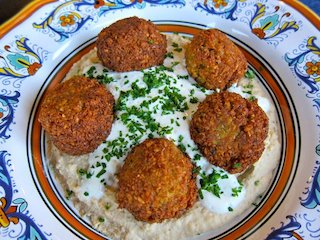
#> input picture resources/Falafel.jpg, 320 x 240 px
$ python grab.py resources/Falafel.jpg
#> lines starting #> are read from the running program, lines starting #| are printed output that depends on the picture
import cv2
import numpy as np
import sys

def main(filename):
#> called with filename = 'resources/Falafel.jpg'
  img = cv2.imread(filename)
#> img is the input picture: shape (240, 320, 3); mean B, G, R 117.1, 130.1, 145.2
  height, width, _ = img.shape
#> height = 240; width = 320
  mask = np.zeros(img.shape[:2],np.uint8)

  bgdModel = np.zeros((1,65),np.float64)
  fgdModel = np.zeros((1,65),np.float64)

  rect = (5,5,width-6,height-6)
#> rect = (5, 5, 314, 234)
  cv2.grabCut(img,mask,rect,bgdModel,fgdModel,5,cv2.GC_INIT_WITH_RECT)

  mask2 = np.where((mask==2)|(mask==0),0,1).astype('uint8')
  foreground_img = img*mask2[:,:,np.newaxis]
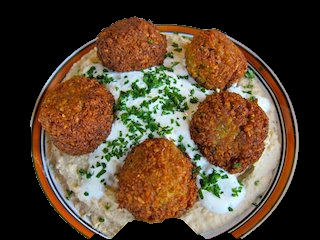
#> foreground_img: shape (240, 320, 3); mean B, G, R 47.5, 66.8, 86

  cv2.imshow("image", np.array(img)[:, :, ::-1].copy())
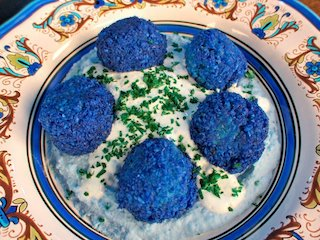
#> window 'image': shape (240, 320, 3); mean B, G, R 145.2, 130.1, 117.1
  cv2.imshow("foreground", np.array(foreground_img)[:, :, ::-1].copy())
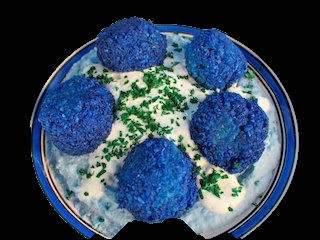
#> window 'foreground': shape (240, 320, 3); mean B, G, R 86, 66.8, 47.5
  cv2.waitKey(0)

if len(sys.argv) < 2:
  sys.stderr.write("{} <image-filename>\n".format(sys.argv[0]))
  sys.exit(-1)
main(sys.argv[1])

$ run again, on resources/friends.jpg
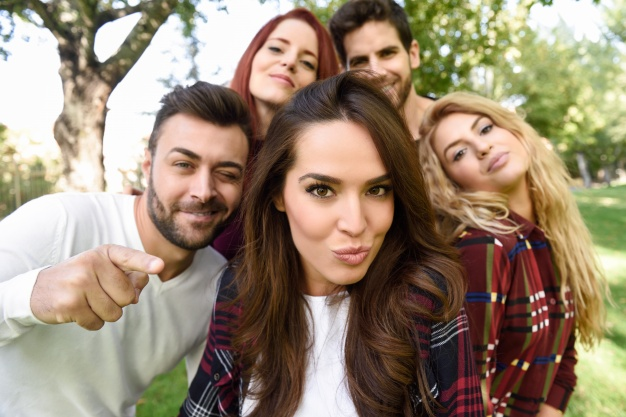
#> input picture resources/friends.jpg, 626 x 417 px
#> in main, img is the input picture: shape (417, 626, 3); mean B, G, R 115, 135.7, 152.8
#> in main, `cv2.imshow("image", np.array(img)[:, :, ::-1].copy())`:
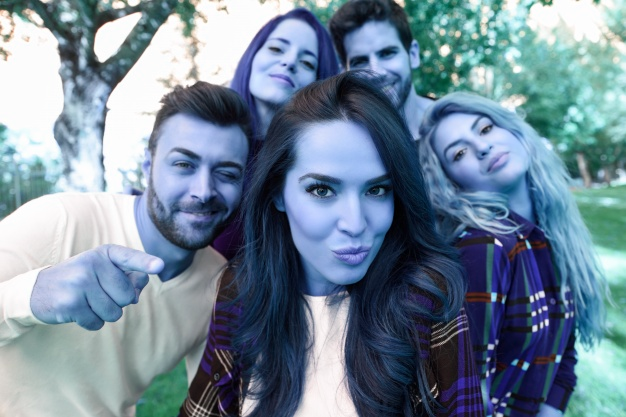
#> window 'image': shape (417, 626, 3); mean B, G, R 152.8, 135.7, 115
#> in main, `cv2.imshow("foreground", np.array(foreground_img)[:, :, ::-1].copy())`:
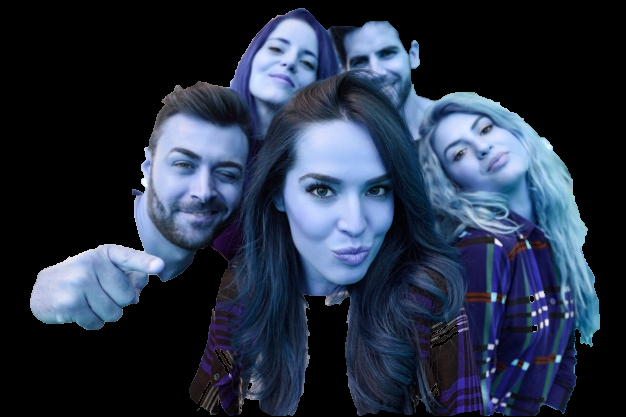
#> window 'foreground': shape (417, 626, 3); mean B, G, R 67.3, 49.1, 39.3

$ run again, on resources/hackathon.jpg
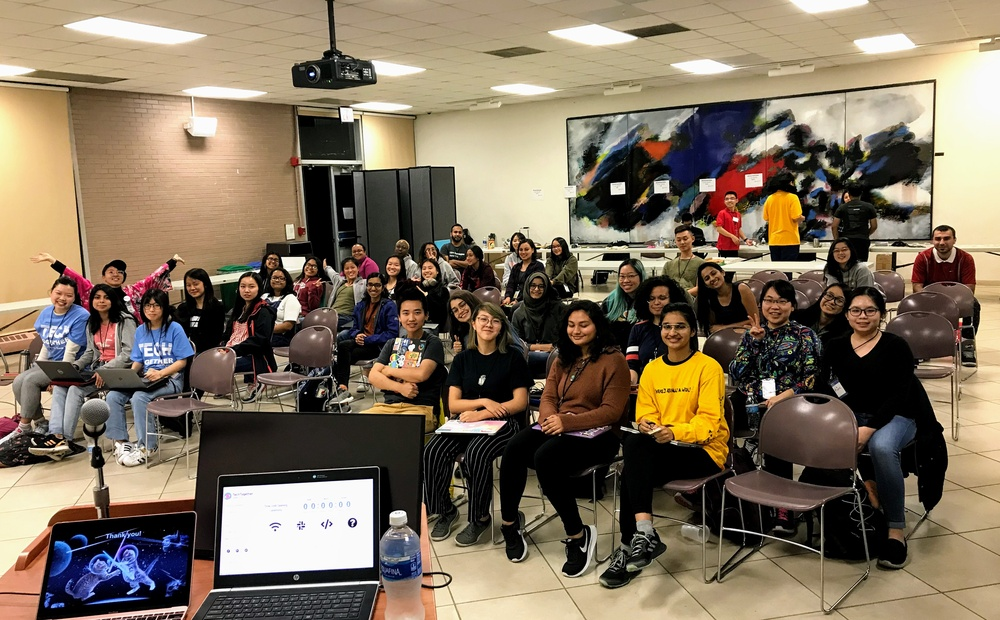
#> input picture resources/hackathon.jpg, 1000 x 620 px, shrunk from 3878 x 2403 before the run
#> in main, img is the input picture: shape (620, 1000, 3); mean B, G, R 93.3, 112.8, 127.7
#> in main, `cv2.imshow("image", np.array(img)[:, :, ::-1].copy())`:
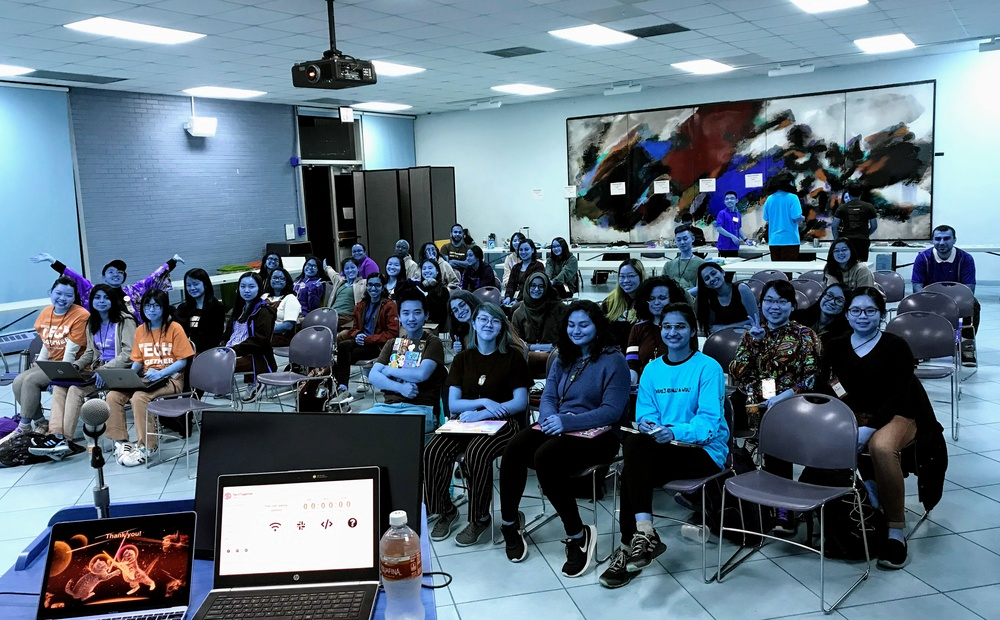
#> window 'image': shape (620, 1000, 3); mean B, G, R 127.7, 112.8, 93.3
#> in main, `cv2.imshow("foreground", np.array(foreground_img)[:, :, ::-1].copy())`:
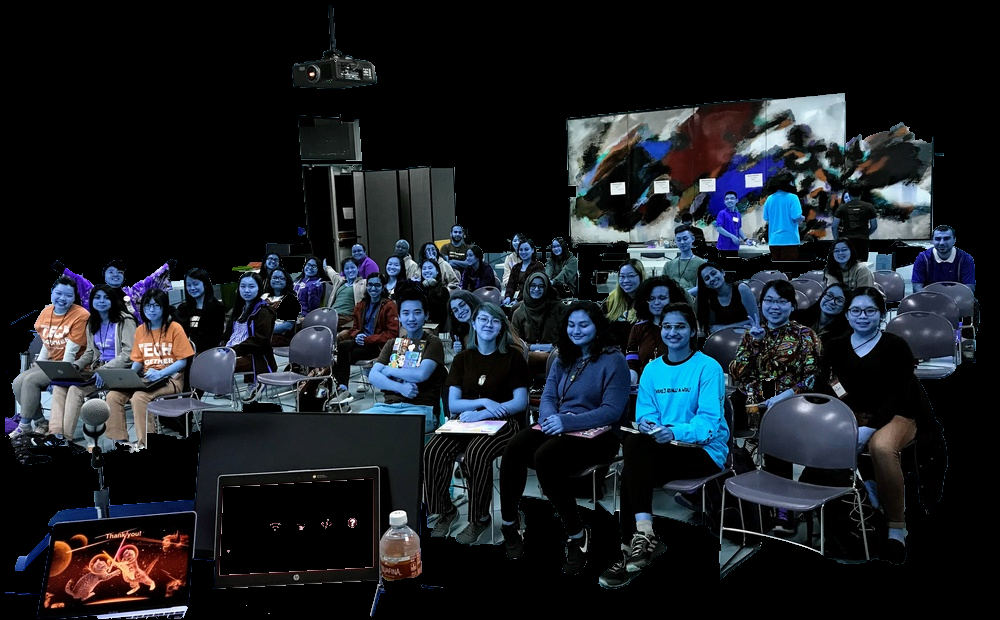
#> window 'foreground': shape (620, 1000, 3); mean B, G, R 36.6, 30.9, 26.3

$ run again, on resources/happy.jpg
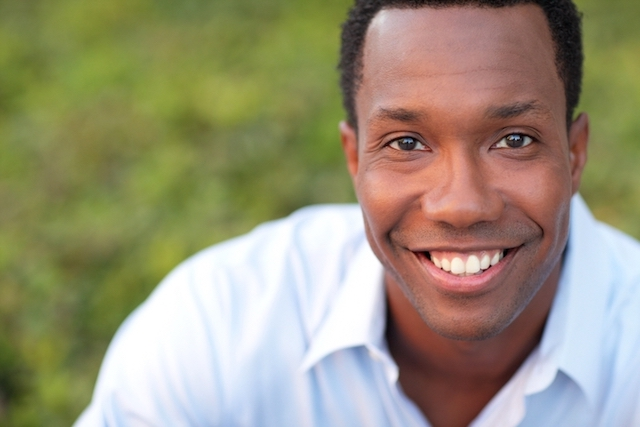
#> input picture resources/happy.jpg, 640 x 427 px
#> in main, img is the input picture: shape (427, 640, 3); mean B, G, R 121.1, 147, 154
#> in main, `cv2.imshow("image", np.array(img)[:, :, ::-1].copy())`:
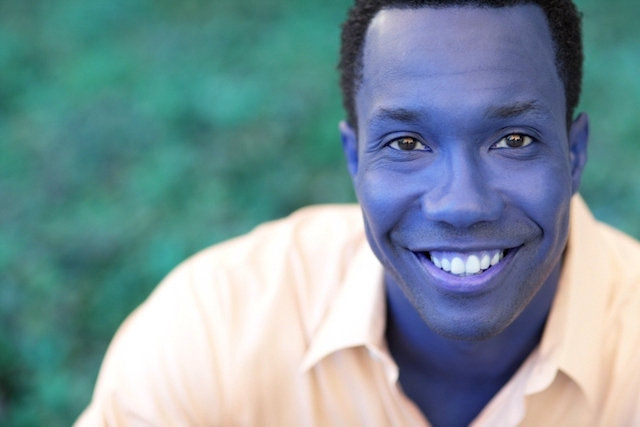
#> window 'image': shape (427, 640, 3); mean B, G, R 154, 147, 121.1
#> in main, `cv2.imshow("foreground", np.array(foreground_img)[:, :, ::-1].copy())`:
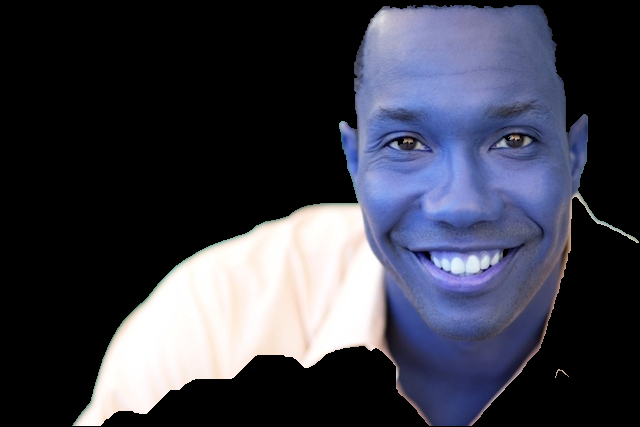
#> window 'foreground': shape (427, 640, 3); mean B, G, R 74.1, 61.2, 59.8
